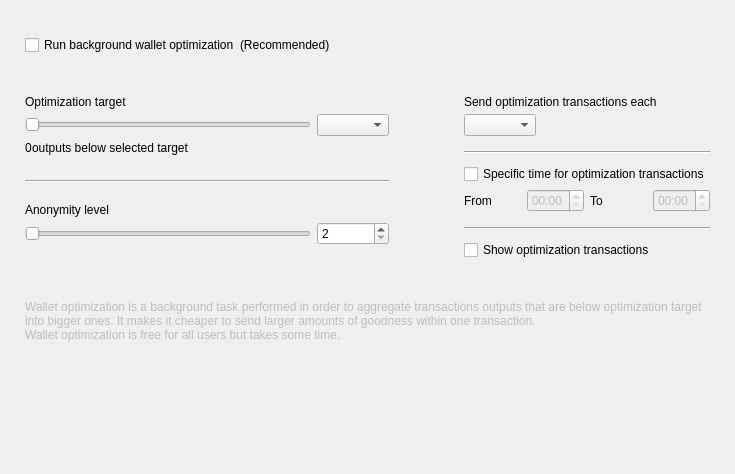
<?xml version="1.0" encoding="UTF-8"?>
<ui version="4.0">
 <class>OptimizationOptionsFrame</class>
 <widget class="QFrame" name="OptimizationOptionsFrame">
  <property name="geometry">
   <rect>
    <x>0</x>
    <y>0</y>
    <width>735</width>
    <height>474</height>
   </rect>
  </property>
  <property name="windowTitle">
   <string>Frame</string>
  </property>
  <property name="frameShape">
   <enum>QFrame::NoFrame</enum>
  </property>
  <property name="frameShadow">
   <enum>QFrame::Raised</enum>
  </property>
  <layout class="QVBoxLayout" name="verticalLayout">
   <property name="spacing">
    <number>0</number>
   </property>
   <property name="leftMargin">
    <number>25</number>
   </property>
   <property name="topMargin">
    <number>35</number>
   </property>
   <property name="rightMargin">
    <number>25</number>
   </property>
   <property name="bottomMargin">
    <number>0</number>
   </property>
   <item>
    <layout class="QHBoxLayout" name="horizontalLayout_2">
     <item>
      <widget class="QCheckBox" name="m_enableOptimizationCheck">
       <property name="enabled">
        <bool>true</bool>
       </property>
       <property name="text">
        <string>Run background wallet optimization</string>
       </property>
      </widget>
     </item>
     <item>
      <widget class="WalletGui::WalletNormalGrayTextLabel" name="label_8">
       <property name="text">
        <string>(Recommended)</string>
       </property>
      </widget>
     </item>
     <item>
      <spacer name="horizontalSpacer">
       <property name="orientation">
        <enum>Qt::Horizontal</enum>
       </property>
       <property name="sizeHint" stdset="0">
        <size>
         <width>40</width>
         <height>20</height>
        </size>
       </property>
      </spacer>
     </item>
    </layout>
   </item>
   <item>
    <spacer name="verticalSpacer_2">
     <property name="orientation">
      <enum>Qt::Vertical</enum>
     </property>
     <property name="sizeType">
      <enum>QSizePolicy::Fixed</enum>
     </property>
     <property name="sizeHint" stdset="0">
      <size>
       <width>20</width>
       <height>40</height>
      </size>
     </property>
    </spacer>
   </item>
   <item>
    <widget class="QWidget" name="m_optimizationOptionsWidget" native="true">
     <property name="enabled">
      <bool>true</bool>
     </property>
     <layout class="QHBoxLayout" name="horizontalLayout">
      <property name="spacing">
       <number>75</number>
      </property>
      <property name="leftMargin">
       <number>0</number>
      </property>
      <property name="topMargin">
       <number>0</number>
      </property>
      <property name="rightMargin">
       <number>0</number>
      </property>
      <property name="bottomMargin">
       <number>0</number>
      </property>
      <item alignment="Qt::AlignTop">
       <widget class="QWidget" name="widget1" native="true">
        <property name="enabled">
         <bool>true</bool>
        </property>
        <layout class="QGridLayout" name="gridLayout" columnstretch="50,0,0,0">
         <property name="leftMargin">
          <number>0</number>
         </property>
         <property name="topMargin">
          <number>0</number>
         </property>
         <property name="rightMargin">
          <number>0</number>
         </property>
         <property name="bottomMargin">
          <number>0</number>
         </property>
         <property name="verticalSpacing">
          <number>5</number>
         </property>
         <item row="0" column="0" colspan="4">
          <widget class="WalletGui::WalletNormalBlackTextLabel" name="label_5">
           <property name="enabled">
            <bool>true</bool>
           </property>
           <property name="text">
            <string>Optimization target</string>
           </property>
           <property name="indent">
            <number>0</number>
           </property>
          </widget>
         </item>
         <item row="4" column="0" colspan="4">
          <spacer name="verticalSpacer_3">
           <property name="orientation">
            <enum>Qt::Vertical</enum>
           </property>
           <property name="sizeType">
            <enum>QSizePolicy::Fixed</enum>
           </property>
           <property name="sizeHint" stdset="0">
            <size>
             <width>20</width>
             <height>20</height>
            </size>
           </property>
          </spacer>
         </item>
         <item row="1" column="0" colspan="3">
          <widget class="QSlider" name="m_thresholdSlider">
           <property name="maximum">
            <number>6</number>
           </property>
           <property name="pageStep">
            <number>1</number>
           </property>
           <property name="orientation">
            <enum>Qt::Horizontal</enum>
           </property>
          </widget>
         </item>
         <item row="1" column="3">
          <widget class="QComboBox" name="m_thresholdCombo"/>
         </item>
         <item row="5" column="0" colspan="4">
          <widget class="Line" name="line">
           <property name="orientation">
            <enum>Qt::Horizontal</enum>
           </property>
          </widget>
         </item>
         <item row="6" column="0" colspan="4">
          <spacer name="verticalSpacer_4">
           <property name="orientation">
            <enum>Qt::Vertical</enum>
           </property>
           <property name="sizeType">
            <enum>QSizePolicy::Fixed</enum>
           </property>
           <property name="sizeHint" stdset="0">
            <size>
             <width>20</width>
             <height>15</height>
            </size>
           </property>
          </spacer>
         </item>
         <item row="8" column="3">
          <widget class="QSpinBox" name="m_mixinSpin">
           <property name="buttonSymbols">
            <enum>QAbstractSpinBox::UpDownArrows</enum>
           </property>
           <property name="minimum">
            <number>2</number>
           </property>
           <property name="maximum">
            <number>10</number>
           </property>
          </widget>
         </item>
         <item row="7" column="0" colspan="4">
          <widget class="WalletGui::WalletNormalBlackTextLabel" name="label_7">
           <property name="text">
            <string>Anonymity level</string>
           </property>
           <property name="indent">
            <number>0</number>
           </property>
          </widget>
         </item>
         <item row="8" column="0" colspan="3">
          <widget class="QSlider" name="m_mixinSlider">
           <property name="minimum">
            <number>2</number>
           </property>
           <property name="maximum">
            <number>10</number>
           </property>
           <property name="pageStep">
            <number>1</number>
           </property>
           <property name="orientation">
            <enum>Qt::Horizontal</enum>
           </property>
          </widget>
         </item>
         <item row="2" column="0" colspan="4">
          <spacer name="verticalSpacer_12">
           <property name="orientation">
            <enum>Qt::Vertical</enum>
           </property>
           <property name="sizeType">
            <enum>QSizePolicy::Fixed</enum>
           </property>
           <property name="sizeHint" stdset="0">
            <size>
             <width>20</width>
             <height>0</height>
            </size>
           </property>
          </spacer>
         </item>
         <item row="3" column="0" colspan="4">
          <layout class="QHBoxLayout" name="horizontalLayout_3" stretch="0,1">
           <item>
            <widget class="QLabel" name="m_nonOptimizedOutputsLabel">
             <property name="text">
              <string>0</string>
             </property>
            </widget>
           </item>
           <item>
            <widget class="WalletGui::WalletNormalBlackTextLabel" name="m_nonOptimizedOutputsTextLabel">
             <property name="text">
              <string>outputs below selected target</string>
             </property>
            </widget>
           </item>
          </layout>
         </item>
        </layout>
       </widget>
      </item>
      <item>
       <layout class="QVBoxLayout" name="verticalLayout_3">
        <property name="spacing">
         <number>10</number>
        </property>
        <property name="rightMargin">
         <number>0</number>
        </property>
        <property name="bottomMargin">
         <number>0</number>
        </property>
        <item>
         <widget class="QWidget" name="widget2" native="true">
          <property name="enabled">
           <bool>true</bool>
          </property>
          <layout class="QGridLayout" name="gridLayout_2" columnstretch="0,0,0,0">
           <property name="leftMargin">
            <number>0</number>
           </property>
           <property name="topMargin">
            <number>0</number>
           </property>
           <property name="rightMargin">
            <number>0</number>
           </property>
           <property name="bottomMargin">
            <number>0</number>
           </property>
           <property name="verticalSpacing">
            <number>5</number>
           </property>
           <item row="2" column="0" colspan="2" alignment="Qt::AlignLeft">
            <widget class="QComboBox" name="m_periodCombo"/>
           </item>
           <item row="8" column="0">
            <widget class="WalletGui::WalletNormalBlackTextLabel" name="label_2">
             <property name="text">
              <string>From</string>
             </property>
            </widget>
           </item>
           <item row="8" column="1">
            <widget class="QTimeEdit" name="m_startTimeEdit">
             <property name="enabled">
              <bool>false</bool>
             </property>
             <property name="displayFormat">
              <string>HH:mm</string>
             </property>
            </widget>
           </item>
           <item row="8" column="2">
            <widget class="WalletGui::WalletNormalBlackTextLabel" name="label_3">
             <property name="text">
              <string>To</string>
             </property>
            </widget>
           </item>
           <item row="8" column="3">
            <widget class="QTimeEdit" name="m_stopTimeEdit">
             <property name="enabled">
              <bool>false</bool>
             </property>
             <property name="displayFormat">
              <string>HH:mm</string>
             </property>
            </widget>
           </item>
           <item row="6" column="0" colspan="4">
            <widget class="QCheckBox" name="m_optimizationTimeCheck">
             <property name="text">
              <string>Specific time for optimization transactions</string>
             </property>
            </widget>
           </item>
           <item row="4" column="0" colspan="4">
            <widget class="Line" name="line_2">
             <property name="orientation">
              <enum>Qt::Horizontal</enum>
             </property>
            </widget>
           </item>
           <item row="0" column="0" colspan="4">
            <widget class="WalletGui::WalletNormalBlackTextLabel" name="label_4">
             <property name="text">
              <string>Send optimization transactions each</string>
             </property>
             <property name="indent">
              <number>0</number>
             </property>
            </widget>
           </item>
           <item row="7" column="0" colspan="4">
            <spacer name="verticalSpacer_8">
             <property name="orientation">
              <enum>Qt::Vertical</enum>
             </property>
             <property name="sizeType">
              <enum>QSizePolicy::Fixed</enum>
             </property>
             <property name="sizeHint" stdset="0">
              <size>
               <width>20</width>
               <height>0</height>
              </size>
             </property>
            </spacer>
           </item>
           <item row="3" column="0" colspan="4">
            <spacer name="verticalSpacer_6">
             <property name="orientation">
              <enum>Qt::Vertical</enum>
             </property>
             <property name="sizeType">
              <enum>QSizePolicy::Fixed</enum>
             </property>
             <property name="sizeHint" stdset="0">
              <size>
               <width>20</width>
               <height>10</height>
              </size>
             </property>
            </spacer>
           </item>
           <item row="10" column="0" colspan="4">
            <widget class="Line" name="line_3">
             <property name="orientation">
              <enum>Qt::Horizontal</enum>
             </property>
            </widget>
           </item>
           <item row="1" column="0" colspan="4">
            <spacer name="verticalSpacer_5">
             <property name="orientation">
              <enum>Qt::Vertical</enum>
             </property>
             <property name="sizeType">
              <enum>QSizePolicy::Fixed</enum>
             </property>
             <property name="sizeHint" stdset="0">
              <size>
               <width>20</width>
               <height>0</height>
              </size>
             </property>
            </spacer>
           </item>
           <item row="5" column="0" colspan="4">
            <spacer name="verticalSpacer_7">
             <property name="orientation">
              <enum>Qt::Vertical</enum>
             </property>
             <property name="sizeType">
              <enum>QSizePolicy::Fixed</enum>
             </property>
             <property name="sizeHint" stdset="0">
              <size>
               <width>20</width>
               <height>5</height>
              </size>
             </property>
            </spacer>
           </item>
           <item row="9" column="0" colspan="4">
            <spacer name="verticalSpacer_10">
             <property name="orientation">
              <enum>Qt::Vertical</enum>
             </property>
             <property name="sizeType">
              <enum>QSizePolicy::Fixed</enum>
             </property>
             <property name="sizeHint" stdset="0">
              <size>
               <width>20</width>
               <height>10</height>
              </size>
             </property>
            </spacer>
           </item>
          </layout>
         </widget>
        </item>
        <item>
         <widget class="QCheckBox" name="m_showFusionTransactionsCheck">
          <property name="enabled">
           <bool>true</bool>
          </property>
          <property name="text">
           <string>Show optimization transactions</string>
          </property>
         </widget>
        </item>
       </layout>
      </item>
     </layout>
    </widget>
   </item>
   <item>
    <spacer name="verticalSpacer_11">
     <property name="orientation">
      <enum>Qt::Vertical</enum>
     </property>
     <property name="sizeType">
      <enum>QSizePolicy::Fixed</enum>
     </property>
     <property name="sizeHint" stdset="0">
      <size>
       <width>20</width>
       <height>40</height>
      </size>
     </property>
    </spacer>
   </item>
   <item>
    <widget class="WalletGui::WalletExtraNormalGrayTextLabel" name="m_helpLabel">
     <property name="enabled">
      <bool>false</bool>
     </property>
     <property name="text">
      <string>Wallet optimization is a background task performed in order to aggregate transactions outputs that are below optimization target into bigger ones. It makes it cheaper to send larger amounts of goodness within one transaction.
Wallet optimization is free for all users but takes some time.</string>
     </property>
     <property name="wordWrap">
      <bool>true</bool>
     </property>
    </widget>
   </item>
   <item>
    <spacer name="verticalSpacer">
     <property name="orientation">
      <enum>Qt::Vertical</enum>
     </property>
     <property name="sizeHint" stdset="0">
      <size>
       <width>20</width>
       <height>40</height>
      </size>
     </property>
    </spacer>
   </item>
  </layout>
 </widget>
 <customwidgets>
  <customwidget>
   <class>WalletGui::WalletNormalGrayTextLabel</class>
   <extends>QLabel</extends>
   <header>Gui/Common/WalletTextLabel.h</header>
  </customwidget>
  <customwidget>
   <class>WalletGui::WalletNormalBlackTextLabel</class>
   <extends>QLabel</extends>
   <header>Gui/Common/WalletTextLabel.h</header>
  </customwidget>
  <customwidget>
   <class>WalletGui::WalletExtraNormalGrayTextLabel</class>
   <extends>QLabel</extends>
   <header>Gui/Common/WalletTextLabel.h</header>
  </customwidget>
 </customwidgets>
 <resources/>
 <connections>
  <connection>
   <sender>m_enableOptimizationCheck</sender>
   <signal>toggled(bool)</signal>
   <receiver>widget1</receiver>
   <slot>setEnabled(bool)</slot>
   <hints>
    <hint type="sourcelabel">
     <x>147</x>
     <y>47</y>
    </hint>
    <hint type="destinationlabel">
     <x>176</x>
     <y>204</y>
    </hint>
   </hints>
  </connection>
  <connection>
   <sender>m_thresholdSlider</sender>
   <signal>valueChanged(int)</signal>
   <receiver>OptimizationOptionsFrame</receiver>
   <slot>thresholdChanged(int)</slot>
   <hints>
    <hint type="sourcelabel">
     <x>116</x>
     <y>139</y>
    </hint>
    <hint type="destinationlabel">
     <x>355</x>
     <y>194</y>
    </hint>
   </hints>
  </connection>
  <connection>
   <sender>m_mixinSlider</sender>
   <signal>valueChanged(int)</signal>
   <receiver>OptimizationOptionsFrame</receiver>
   <slot>mixinChanged(int)</slot>
   <hints>
    <hint type="sourcelabel">
     <x>116</x>
     <y>240</y>
    </hint>
    <hint type="destinationlabel">
     <x>367</x>
     <y>236</y>
    </hint>
   </hints>
  </connection>
  <connection>
   <sender>m_optimizationTimeCheck</sender>
   <signal>toggled(bool)</signal>
   <receiver>m_startTimeEdit</receiver>
   <slot>setEnabled(bool)</slot>
   <hints>
    <hint type="sourcelabel">
     <x>543</x>
     <y>179</y>
    </hint>
    <hint type="destinationlabel">
     <x>501</x>
     <y>207</y>
    </hint>
   </hints>
  </connection>
  <connection>
   <sender>m_optimizationTimeCheck</sender>
   <signal>toggled(bool)</signal>
   <receiver>m_stopTimeEdit</receiver>
   <slot>setEnabled(bool)</slot>
   <hints>
    <hint type="sourcelabel">
     <x>543</x>
     <y>179</y>
    </hint>
    <hint type="destinationlabel">
     <x>643</x>
     <y>207</y>
    </hint>
   </hints>
  </connection>
  <connection>
   <sender>m_mixinSpin</sender>
   <signal>valueChanged(int)</signal>
   <receiver>OptimizationOptionsFrame</receiver>
   <slot>mixinChanged(int)</slot>
   <hints>
    <hint type="sourcelabel">
     <x>273</x>
     <y>271</y>
    </hint>
    <hint type="destinationlabel">
     <x>367</x>
     <y>236</y>
    </hint>
   </hints>
  </connection>
  <connection>
   <sender>m_thresholdCombo</sender>
   <signal>currentIndexChanged(int)</signal>
   <receiver>OptimizationOptionsFrame</receiver>
   <slot>thresholdChanged(int)</slot>
   <hints>
    <hint type="sourcelabel">
     <x>270</x>
     <y>139</y>
    </hint>
    <hint type="destinationlabel">
     <x>367</x>
     <y>236</y>
    </hint>
   </hints>
  </connection>
  <connection>
   <sender>m_enableOptimizationCheck</sender>
   <signal>toggled(bool)</signal>
   <receiver>widget2</receiver>
   <slot>setEnabled(bool)</slot>
   <hints>
    <hint type="sourcelabel">
     <x>158</x>
     <y>48</y>
    </hint>
    <hint type="destinationlabel">
     <x>556</x>
     <y>197</y>
    </hint>
   </hints>
  </connection>
 </connections>
 <slots>
  <slot>thresholdChanged(int)</slot>
  <slot>mixinChanged(int)</slot>
 </slots>
</ui>
